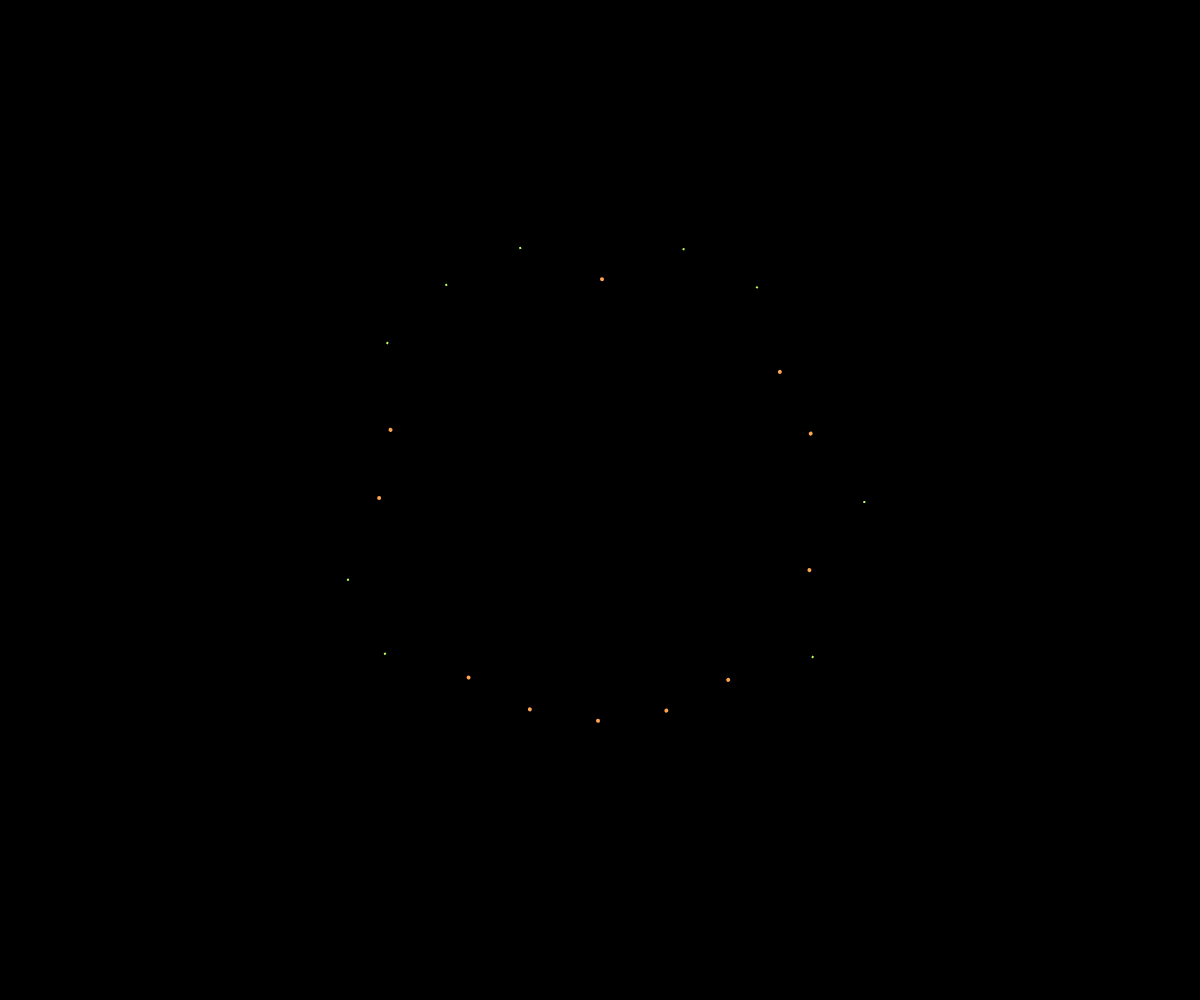
Frame 1 (no input)
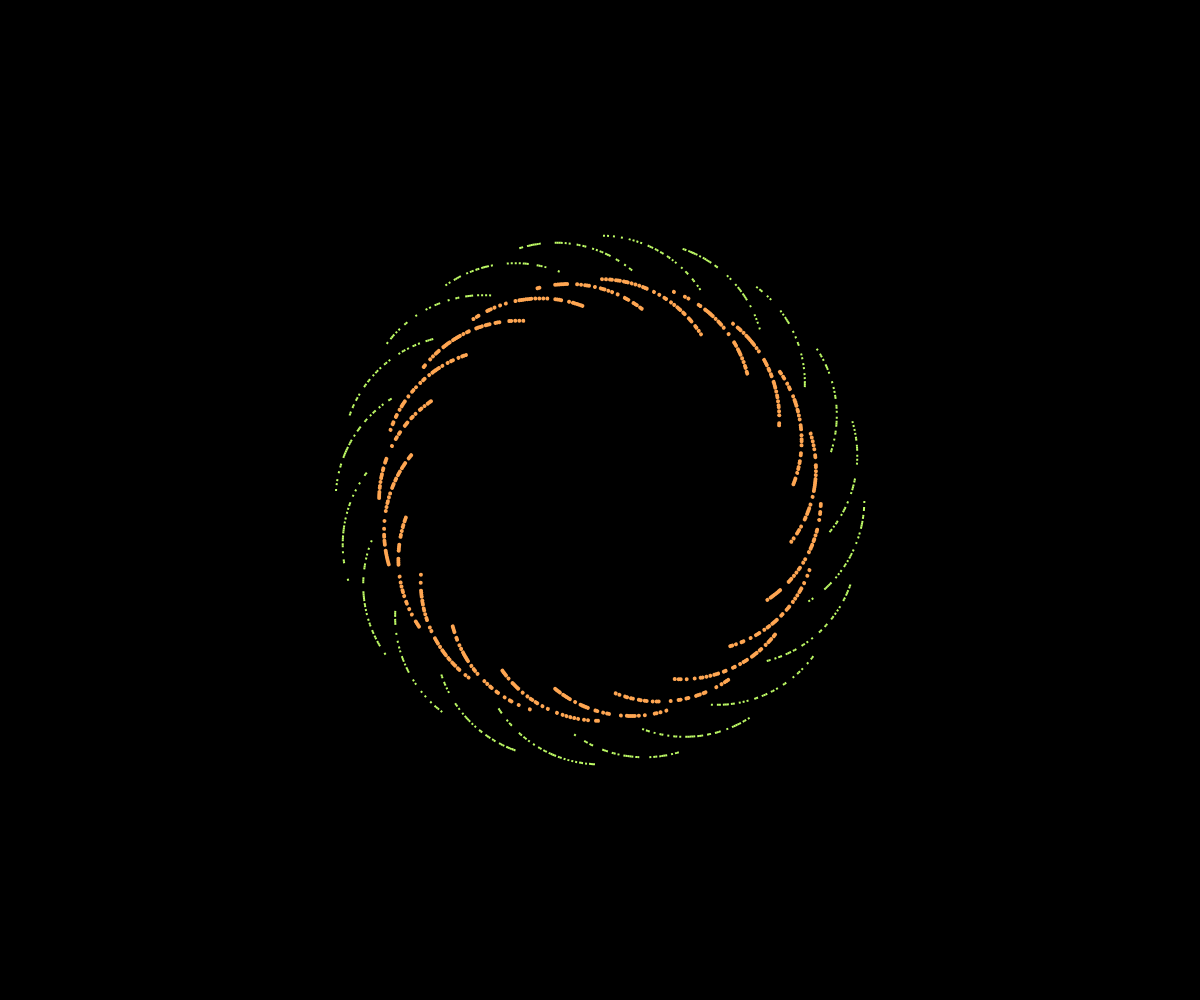
Frame 60 (no input)
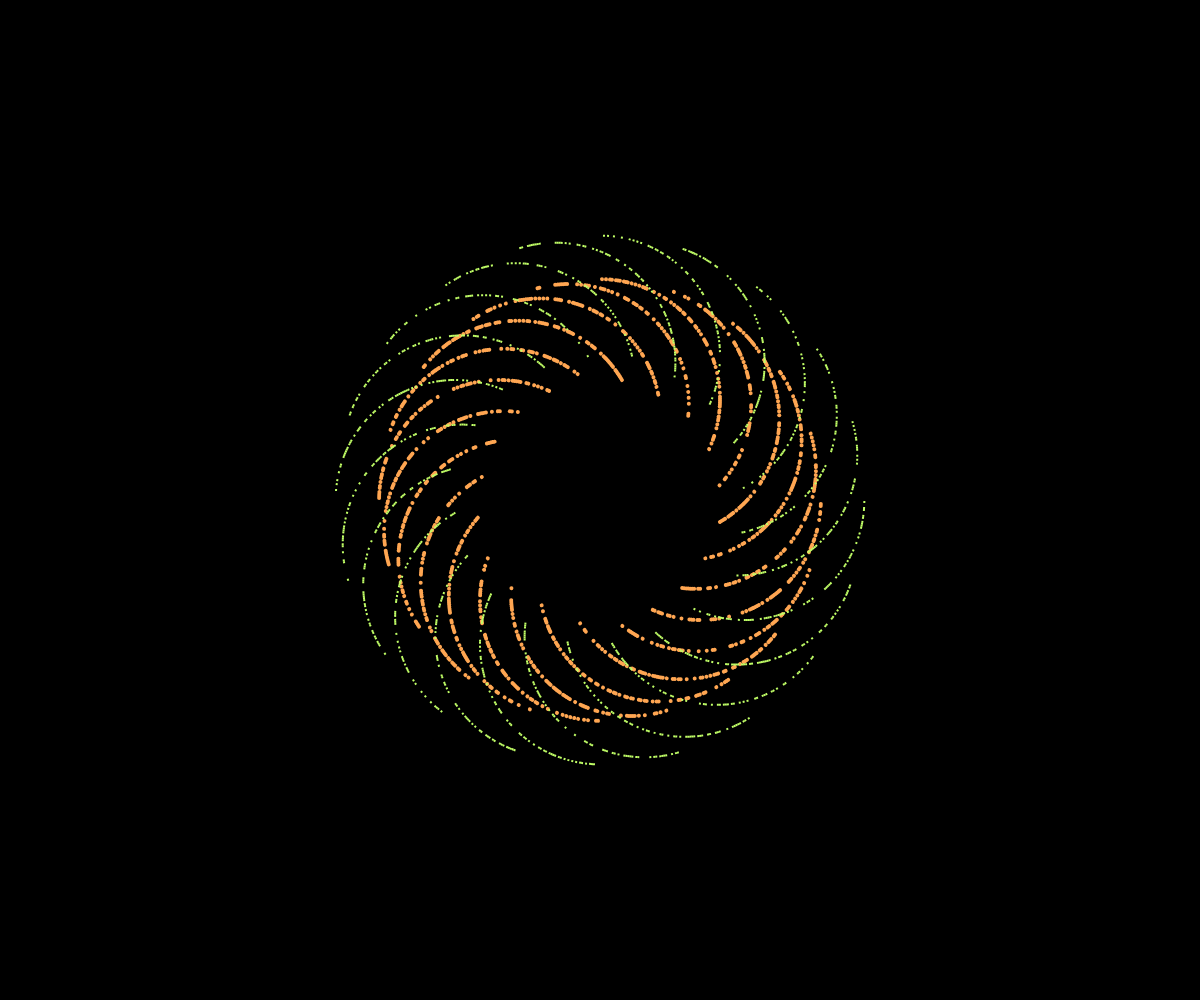
Frame 120 (the mouse pressed at the canvas centre since frame 60)

The p5.js sketch that drew these frames (run headless with seeded random() and noise() and a simulated clock; from frame 60 on, the mouse is pressed at the canvas centre):

// p5.js sketch
// ── sketch.js
// -
// CIRCULAR 10PRINT 0.1 by @alessiaciccone [10print, circular, variation]
// 2022 © Alessia M.T. Ciccone @alessiaciccone, Daniele @Fupete and the course DS-2022 at DESIGN.unirsm 
// github.com/ds-2022-unirsm — github.com/fupete — github.com/alessiaciccone
// Educational purposes, MIT License, 2022, San Marino
// —
// Gene Kogan for https://genekogan.com/code/p5js-transformations/
// original license:



let cerchi = [];
let numeroCerchi = 1;

function setup() {
  createCanvas(windowWidth, windowHeight);
  background(0);
  
  for (let i = 0; i < numeroCerchi; i++) {
    cerchi.push(new disegna_cerchio(i));
  }
}

function draw() {
  
  for (let i = 0; i < cerchi.length; i++) {
    cerchi[i].display();
  }
  //noLoop();
}

function disegna_cerchio(_id) {
  this.id = _id;
  this.x = 120;
  this.y = 0;
  this.spazio = 20;
  this.numero = 20;
  this.tx1 = 200 * noise(random(5));
  this.tx2 = 400 * noise(random(6));

  this.display = function () {
    for (var i = 0; i < this.numero; i++) {
      push();
      rectMode(CENTER);
      ellipseMode(CENTER);
      translate(width / 2, height / 2);
      rotate((TWO_PI * i) / this.spazio);
      if (random(1) < 0.5) {
        push();
		translate(this.tx1, 0);
        rotate(millis() / 1000);
        fill(255, 166, 82);
        noStroke();
        ellipse(this.x, this.y, 4);
        pop();
      } else {
        push();
        translate(this.tx2, 0);
        rotate(millis() / 1000);
        fill(193, 255, 103)
        noStroke();
        rect(this.x, this.y, 2);
        pop();
      }
      pop();
    }
  };
}
